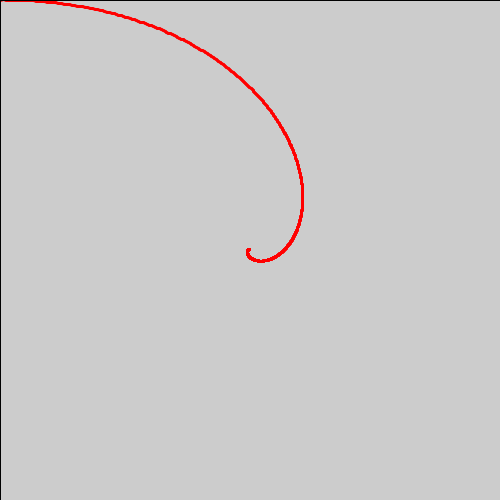
Frame 1 (no input)
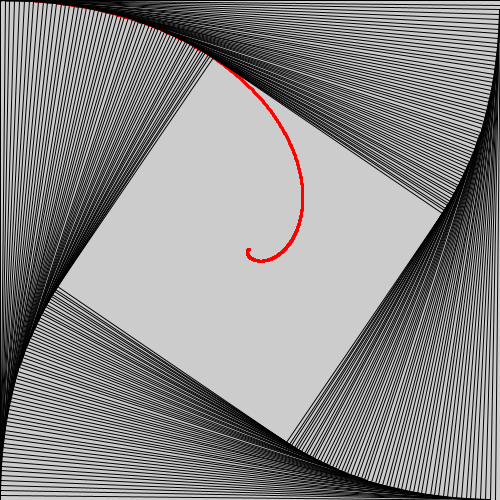
Frame 60 (the mouse pressed at the canvas centre just before this capture)
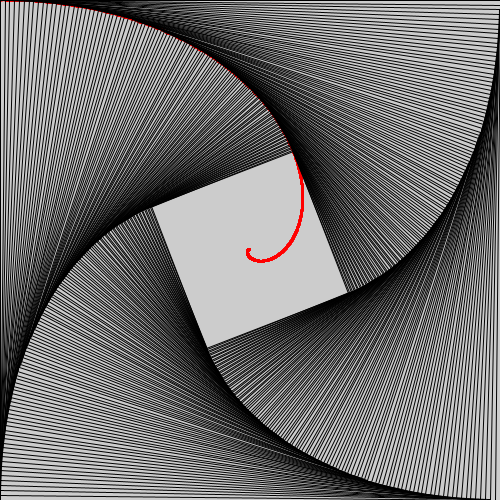
Frame 120 (the mouse held since frame 60 and released just before this capture)

The Processing sketch that drew these frames (run headless with seeded random() and noise(); from frame 60 on, the mouse is pressed at the canvas centre):

// Processing sketch: Spiral_02
// ── Spiral_02.pde
PVector[] vec;
float gap = .01;

boolean display_spiral = true;

void setup(){
  
  size(500, 500);
  vec = new PVector[4];
  vec[0] = new PVector(0,     0);
  vec[1] = new PVector(width, 0);
  vec[2] = new PVector(width, height);
  vec[3] = new PVector(0,     height);
  
  drawSpiral(display_spiral);
  
}

void draw(){
  
  stroke(0);
  strokeWeight(1);
 
  drawSquare(vec);
  vec = getVector(vec);
  
}

// ── DrawSpiral.pde
void drawSpiral(boolean display_spiral){

  if(!display_spiral) return;
  
  float STEP = 2. * PI * .001;
  float b = sqrt(2. * gap * gap - 2. * gap + 1);
  float c = atan(gap / (1. - gap));
  
  PVector O = new PVector(width / 2, height / 2);
  PVector v = new PVector(0, 0);
  v.sub(O);
  
  translate(O.x, O.y);
  stroke(color(255, 0, 0));
  strokeWeight(3);
  
  while(v.mag() > 1){
    PVector next_vec = v.copy();
    next_vec.rotate(STEP);
    next_vec.mult(pow(b, STEP / c));
    
    line(v.x,
         v.y,
         next_vec.x,
         next_vec.y);
    v = next_vec;
    
  }
  
}

// ── DrawSquare.pde
void drawSquare(PVector[] v){
  
  for(int i = 0; i < 4; i++){
    line(v[i].x,
         v[i].y,
         v[(i + 1) % 4].x,
         v[(i + 1) % 4].y);
  }
  
}

// ── Getvector.pde
PVector[] getVector(PVector[] v){
  
  PVector[] next_vec = new PVector[4];
  
  for(int i = 0; i < 4; i++){
    
    // 2頂点間の方向ベクトル
    PVector dir = PVector.sub(v[(i + 1) % 4], v[i]);
    dir.mult(gap);
    next_vec[i] = PVector.add(v[i], dir);
    
  }
  
  return next_vec;
  
}

// ── MouseClicked.pde
void mouseClicked(){
  
  background(255);
  gap = random(1) / 2;
  
  drawSpiral(display_spiral);
  
  vec[0] = new PVector(0,     0);
  vec[1] = new PVector(width, 0);
  vec[2] = new PVector(width, height);
  vec[3] = new PVector(0,     height);
  
  println("gap: ", gap);

}
